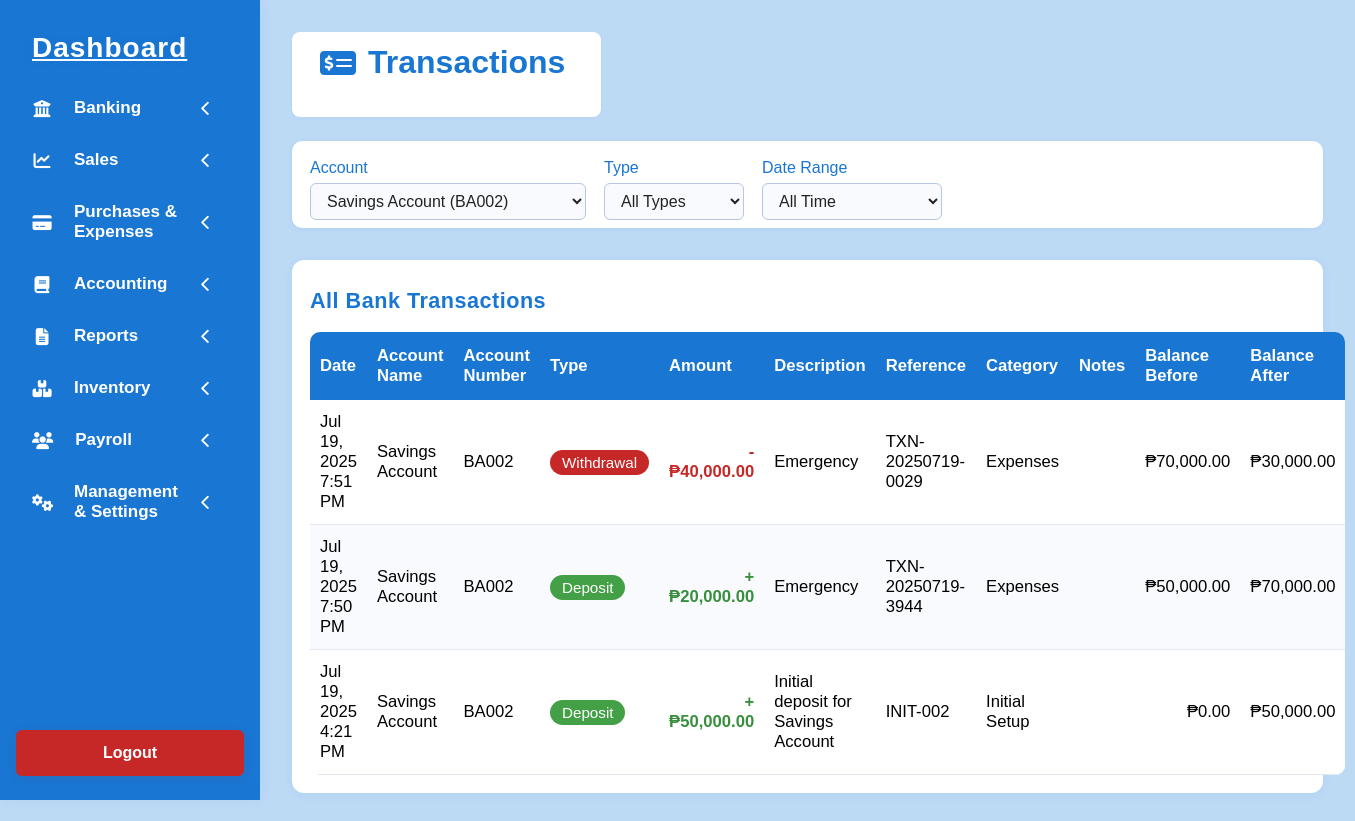
Screenshot of /Banking_files/Transaction_form.php?account_id=2 with the database file from the repository.
### tables this page shows
CREATE TABLE `bank_transactions` (
  `id` int(11) NOT NULL,
  `bank_account_id` int(11) NOT NULL,
  `transaction_type` enum('deposit','withdrawal','transfer_in','transfer_out','fee','interest','adjustment') NOT NULL,
  `amount` decimal(15,2) NOT NULL,
  `balance_before` decimal(15,2) NOT NULL,
  `balance_after` decimal(15,2) NOT NULL,
  `description` varchar(255) NOT NULL,
  `reference_number` varchar(100) DEFAULT NULL,
  `transaction_date` datetime NOT NULL DEFAULT current_timestamp(),
  `category` varchar(100) DEFAULT NULL,
  `notes` text DEFAULT NULL,
  `user_id` int(11) DEFAULT NULL,
  `related_transaction_id` int(11) DEFAULT NULL,
  `status` enum('pending','completed','cancelled','failed') DEFAULT 'completed',
  `created_at` timestamp NOT NULL DEFAULT current_timestamp()
);

CREATE TABLE `bank_accounts` (
  `id` int(11) NOT NULL,
  `account_name` varchar(100) NOT NULL,
  `account_number` varchar(50) DEFAULT NULL,
  `account_type` enum('checking','savings','business','investment') DEFAULT 'checking',
  `initial_balance` decimal(15,2) NOT NULL DEFAULT 0.00,
  `current_balance` decimal(15,2) NOT NULL DEFAULT 0.00,
  `currency` varchar(10) DEFAULT 'PHP',
  `description` text DEFAULT NULL,
  `status` enum('active','inactive','closed') DEFAULT 'active',
  `created_at` timestamp NOT NULL DEFAULT current_timestamp(),
  `updated_at` timestamp NOT NULL DEFAULT current_timestamp() ON UPDATE current_timestamp()
);

### Banking_files/Transaction_form.php (the view, shortened to what this page needs)
<?php include '../dashboard_things/sidebar_form.php'; ?>
<?php
include '../includes_files/connection.php';
$accounts_result = $conn->query("SELECT id, account_name, account_number FROM bank_accounts ORDER BY account_name");
$accounts = [];
while ($row = $accounts_result->fetch_assoc()) {
    $accounts[] = $row;
}
$account_id = isset($_GET['account_id']) ? intval($_GET['account_id']) : '';
$date_filter = isset($_GET['date_filter']) ? $_GET['date_filter'] : 'all_time';
$where = [];
$params = [];
$types = '';
if ($account_id) {
    $where[] = 'bt.bank_account_id = ?';
    $params[] = $account_id;
    $types .= 'i';
}
$where_sql = $where ? 'WHERE ' . implode(' AND ', $where) : '';
$sql = "SELECT bt.*, ba.account_name, ba.account_number FROM bank_transactions bt JOIN bank_accounts ba ON bt.bank_account_id = ba.id $where_sql ORDER BY bt.transaction_date DESC";
$stmt = $conn->prepare($sql);
if ($params) {
    $stmt->bind_param($types, ...$params);
}
$stmt->execute();
$result = $stmt->get_result();
?>
<!DOCTYPE html>
<html lang="en">
<head>
    <link rel="stylesheet" href="transaction.css">
</head>
<body>
    <div class="main-content">
        <div class="section-title-box">
            <h1 class="section-title"><i class="fa-solid fa-money-check-dollar"></i> Transactions</h1>
        </div>
        <form class="transactions-filter-bar" method="get" id="filterForm">
            <div style="display: flex; flex-direction: column; gap: 4px;">
                <label for="account_id" style="color:#1976d2; font-weight:500;">Account</label>
                <select name="account_id" id="account_id" style="padding:8px 12px; border-radius:6px; border:1px solid #b6c6e3; min-width:160px;">
                    <?php foreach (
                        $accounts as $acc): ?>
                        <option value="<?= $acc['id'] ?>" <?= ($account_id == $acc['id']) ? 'selected' : '' ?>><?= htmlspecialchars($acc['account_name']) ?> (<?= htmlspecialchars($acc['account_number']) ?>)</option>
                    <?php endforeach; ?>
                </select>
            </div>
            <div style="display: flex; flex-direction: column; gap: 4px;">
                <label for="type" style="color:#1976d2; font-weight:500;">Type</label>
                <select name="type" id="type" style="padding:8px 12px; border-radius:6px; border:1px solid #b6c6e3; min-width:140px;">
                    <option value="">All Types</option>
                </select>
            </div>
            <div style="display: flex; flex-direction: column; gap: 4px; min-width:180px;">
                <label for="date_filter" style="color:#1976d2; font-weight:500;">Date Range</label>
                <select name="date_filter" id="date_filter" style="padding:8px 12px; border-radius:6px; border:1px solid #b6c6e3;">
                    <option value="all_time" <?= ($date_filter=='all_time')?'selected':'' ?>>All Time</option>
                </select>
            </div>
        </form>
        <div class="transactions-table-container">
            <h2 class="transactions-table-title">All Bank Transactions</h2>
            <table class="transactions-table">
                <thead>
                    <tr>
                        <th>Date</th>
                        <th>Account Name</th>
                        <th>Account Number</th>
                        <th>Type</th>
                        <th>Amount</th>
                        <th>Description</th>
                        <th>Reference</th>
                        <th>Category</th>
                        <th>Notes</th>
                        <th>Balance Before</th>
                        <th>Balance After</th>
                    </tr>
                </thead>
                <tbody>
                <?php if ($result && $result->num_rows > 0): ?>
                    <?php while($row = $result->fetch_assoc()): ?>
                        <tr>
                            <td><?= htmlspecialchars(date('M j, Y g:i A', strtotime($row['transaction_date']))) ?></td>
                            <td><?= htmlspecialchars($row['account_name']) ?></td>
                            <td><?= htmlspecialchars($row['account_number']) ?></td>
                            <td>
                                <?php
                                $type = $row['transaction_type'];
                                $typeIcon = [
                                    'deposit' => '<i class="fa-solid fa-arrow-down"></i>',
                                    'withdrawal' => '<i class="fa-solid fa-arrow-up"></i>',
                                    'transfer_in' => '<i class="fa-solid fa-arrow-right-arrow-left"></i>',
                                    'transfer_out' => '<i class="fa-solid fa-arrow-right-arrow-left"></i>',
                                    'fee' => '<i class="fa-solid fa-receipt"></i>',
                                    'interest' => '<i class="fa-solid fa-percent"></i>',
                                    'adjustment' => '<i class="fa-solid fa-sliders"></i>',
                                ];
                                $typeLabel = [
                                    'deposit' => 'Deposit',
                                    'withdrawal' => 'Withdrawal',
                                    'transfer_in' => 'Transfer In',
                                    'transfer_out' => 'Transfer Out',
                                    'fee' => 'Fee',
                                    'interest' => 'Interest',
                                    'adjustment' => 'Adjustment',
                                ];
                                $badgeClass = 'type-badge ' . $type;
                                echo '<span class="' . $badgeClass . '">' . ($typeIcon[$type] ?? '') . ($typeLabel[$type] ?? ucfirst($type)) . '</span>';
                                ?>
                            </td>
                            <td style="text-align:right; color:<?= ($row['transaction_type']==='deposit'||$row['transaction_type']==='transfer_in') ? '#388e3c' : '#c62828' ?>; font-weight:600;">
                                <?= ($row['transaction_type']==='deposit'||$row['transaction_type']==='transfer_in') ? '+' : '-' ?>₱<?= number_format($row['amount'], 2) ?>
                            </td>
                            <td><?= htmlspecialchars($row['description']) ?></td>
                            <td><?= htmlspecialchars($row['reference_number']) ?></td>
                            <td><?= htmlspecialchars($row['category']) ?></td>
                            <td><?= htmlspecialchars($row['notes']) ?></td>
                            <td style="text-align:right;">₱<?= number_format($row['balance_before'], 2) ?></td>
                            <td style="text-align:right;">₱<?= number_format($row['balance_after'], 2) ?></td>
                        </tr>
                    <?php endwhile; ?>
                <?php else: ?>
                    <tr><td colspan="11">No transactions found.</td></tr>
                <?php endif; ?>
                </tbody>
            </table>
        </div>
    </div>
</body>
</html>

### dashboard_things/sidebar_style.css (style rules this page uses)
body { margin: 0; padding: 0; font-family: 'Poppins', Arial, sans-serif; background: #bddaf5; }
.main-content { color: #222; margin-left: 260px; position: relative; z-index: 1; padding: 32px; }
.main-content h1 { display: inline-flex; align-items: center; font-size: 2rem; font-weight: 700; margin: 0 0 24px 0; padding: 0; background: none; box-shadow: none; }
.section-title { display: inline-flex; align-items: center; font-size: 2rem; font-weight: 700; margin: 0 0 24px 0; padding: 8px 22px 8px 16px; background: #e3f2fd; color: #1976d2; border-radius: 8px; box-shadow: 0 1px 4px rgba(25, 118, 210, 0.06); box-sizing: border-box; }
.section-title i { margin-right: 12px; }

### Banking_files/transaction.css (style rules this page uses)
.main-content { color: #222; margin-left: 260px; position: relative; z-index: 1; padding: 32px; }
.section-title-box { display: inline-block; background: #fff; border-radius: 8px; box-shadow: 0 1px 4px rgba(25, 118, 210, 0.06); padding: 12px 36px 12px 28px; }
.section-title { display: inline-flex; align-items: center; font-size: 2rem; font-weight: 700; margin: 0 0 24px 0; padding: 8px 22px 8px 16px; background: none; color: #1976d2; border-radius: 8px; box-shadow: none; box-sizing: border-box; }
.section-title i { margin-right: 12px; }
.transactions-table-container { background: #fff; border-radius: 12px; box-shadow: 0 2px 12px rgba(25, 118, 210, 0.08); padding: 28px 18px 18px 18px; margin-top: 32px; margin-bottom: 32px; }
.transactions-table-title { margin: 0 0 18px 0; color: #1976d2; font-weight: 600; font-size: 1.35rem; letter-spacing: 0.5px; }
.transactions-table { width: 100%; border-collapse: separate; border-spacing: 0; background: #fff; font-size: 1.04rem; box-shadow: none; border-radius: 10px; overflow: hidden; margin-bottom: 0; }
.transactions-table th { background: #1976d2; color: #fff; font-weight: 600; padding: 14px 10px; border: none; text-align: left; position: sticky; top: 0; z-index: 2; }
.transactions-table td { padding: 12px 10px; border-bottom: 1px solid #e3e8ee; background: #fff; vertical-align: middle; transition: background 0.18s; }
.transactions-table tr:nth-child(even) td { background: #f8fafd; }
.transactions-table td .type-badge { display: inline-flex; align-items: center; gap: 6px; padding: 4px 12px; border-radius: 16px; font-size: 0.95rem; font-weight: 500; color: #fff; }
.type-badge.deposit { background: #43a047; }
.type-badge.withdrawal { background: #c62828; }
.transactions-filter-bar { background: #fff; border-radius: 10px; box-shadow: 0 1px 6px rgba(25,118,210,0.07); padding: 18px 18px 8px 18px; display: flex; gap: 18px; flex-wrap: wrap; align-items: flex-end; margin-bottom: 24px; margin-top: 24px; }
.transactions-filter-bar label { color: #1976d2; font-weight: 500; font-size: 1rem; margin-bottom: 2px; }
.transactions-filter-bar select, .transactions-filter-bar input[type="date"] { padding: 10px 14px; border-radius: 6px; border: 1px solid #b6c6e3; font-size: 1rem; outline: none; transition: border-color 0.2s, box-shadow 0.2s; background: #f8fafd; color: #222; min-width: 140px; box-shadow: none; }

### rows the page displays
bank_transactions: transaction_date "Jul 19, 2025 7:51 PM", bank_account.account_name "Savings Account", bank_account.account_number "BA002", transaction_type "Withdrawal", amount "40,000.00", description "Emergency", reference_number "TXN-20250719-0029", category "Expenses", balance_before "70,000.00", balance_after "30,000.00"
bank_transactions: transaction_date "Jul 19, 2025 7:50 PM", bank_account.account_name "Savings Account", bank_account.account_number "BA002", transaction_type "Deposit", amount "20,000.00", description "Emergency", reference_number "TXN-20250719-3944", category "Expenses", balance_before "50,000.00", balance_after "70,000.00"
bank_transactions: transaction_date "Jul 19, 2025 4:21 PM", bank_account.account_name "Savings Account", bank_account.account_number "BA002", transaction_type "Deposit", amount "50,000.00", description "Initial deposit for Savings Account", reference_number "INIT-002", category "Initial Setup", balance_before "0.00", balance_after "50,000.00"

### other values shown
form field account_id "Savings Account (BA002)"
